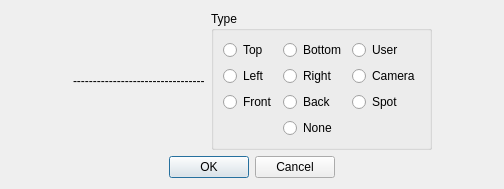
<?xml version="1.0" encoding="UTF-8"?>
<ui version="4.0">
 <class>Dialog</class>
 <widget class="QDialog" name="Dialog">
  <property name="geometry">
   <rect>
    <x>0</x>
    <y>0</y>
    <width>504</width>
    <height>184</height>
   </rect>
  </property>
  <property name="focusPolicy">
   <enum>Qt::StrongFocus</enum>
  </property>
  <property name="windowTitle">
   <string>Viewport Setup</string>
  </property>
  <layout class="QVBoxLayout" name="verticalLayout">
   <item>
    <layout class="QHBoxLayout" name="viewHorizontalLayout">
     <item>
      <spacer name="viewLeftHorizontalSpacer">
       <property name="orientation">
        <enum>Qt::Horizontal</enum>
       </property>
       <property name="sizeHint" stdset="0">
        <size>
         <width>58</width>
         <height>20</height>
        </size>
       </property>
      </spacer>
     </item>
     <item>
      <widget class="QLabel" name="viewLabel">
       <property name="text">
        <string>---------------------------------</string>
       </property>
      </widget>
     </item>
     <item>
      <widget class="QGroupBox" name="viewTypeGroupBox">
       <property name="title">
        <string>Type</string>
       </property>
       <layout class="QGridLayout" name="gridLayout">
        <item row="0" column="0">
         <widget class="QRadioButton" name="topRadioButton">
          <property name="text">
           <string>Top</string>
          </property>
         </widget>
        </item>
        <item row="0" column="1">
         <widget class="QRadioButton" name="bottomRadioButton">
          <property name="text">
           <string>Bottom</string>
          </property>
         </widget>
        </item>
        <item row="0" column="2">
         <widget class="QRadioButton" name="userRadioButton">
          <property name="text">
           <string>User</string>
          </property>
         </widget>
        </item>
        <item row="1" column="0">
         <widget class="QRadioButton" name="leftRadioButton">
          <property name="text">
           <string>Left</string>
          </property>
         </widget>
        </item>
        <item row="1" column="1">
         <widget class="QRadioButton" name="rightRadioButton">
          <property name="text">
           <string>Right</string>
          </property>
         </widget>
        </item>
        <item row="1" column="2">
         <widget class="QRadioButton" name="cameraRadioButton">
          <property name="text">
           <string>Camera</string>
          </property>
         </widget>
        </item>
        <item row="2" column="0">
         <widget class="QRadioButton" name="frontRadioButton">
          <property name="text">
           <string>Front</string>
          </property>
         </widget>
        </item>
        <item row="2" column="1">
         <widget class="QRadioButton" name="backRadioButton">
          <property name="text">
           <string>Back</string>
          </property>
         </widget>
        </item>
        <item row="2" column="2">
         <widget class="QRadioButton" name="spotRadioButton">
          <property name="text">
           <string>Spot</string>
          </property>
         </widget>
        </item>
        <item row="3" column="1">
         <widget class="QRadioButton" name="noneRadioButton">
          <property name="text">
           <string>None</string>
          </property>
         </widget>
        </item>
       </layout>
      </widget>
     </item>
     <item>
      <spacer name="viewRightHorizontalSpacer">
       <property name="orientation">
        <enum>Qt::Horizontal</enum>
       </property>
       <property name="sizeHint" stdset="0">
        <size>
         <width>58</width>
         <height>20</height>
        </size>
       </property>
      </spacer>
     </item>
    </layout>
   </item>
   <item>
    <layout class="QHBoxLayout" name="okCancelHorizontalLayout">
     <item>
      <spacer name="okCancelLeftHorizontalSpacer">
       <property name="orientation">
        <enum>Qt::Horizontal</enum>
       </property>
       <property name="sizeHint" stdset="0">
        <size>
         <width>138</width>
         <height>20</height>
        </size>
       </property>
      </spacer>
     </item>
     <item>
      <widget class="QDialogButtonBox" name="okCancelButtonBox">
       <property name="sizePolicy">
        <sizepolicy hsizetype="Fixed" vsizetype="Fixed">
         <horstretch>0</horstretch>
         <verstretch>0</verstretch>
        </sizepolicy>
       </property>
       <property name="standardButtons">
        <set>QDialogButtonBox::Cancel|QDialogButtonBox::Ok</set>
       </property>
      </widget>
     </item>
     <item>
      <spacer name="okCancelRightHorizontalSpacer">
       <property name="orientation">
        <enum>Qt::Horizontal</enum>
       </property>
       <property name="sizeHint" stdset="0">
        <size>
         <width>148</width>
         <height>20</height>
        </size>
       </property>
      </spacer>
     </item>
    </layout>
   </item>
  </layout>
 </widget>
 <tabstops>
  <tabstop>topRadioButton</tabstop>
  <tabstop>bottomRadioButton</tabstop>
  <tabstop>userRadioButton</tabstop>
  <tabstop>leftRadioButton</tabstop>
  <tabstop>rightRadioButton</tabstop>
  <tabstop>cameraRadioButton</tabstop>
  <tabstop>frontRadioButton</tabstop>
  <tabstop>backRadioButton</tabstop>
  <tabstop>spotRadioButton</tabstop>
  <tabstop>noneRadioButton</tabstop>
  <tabstop>okCancelButtonBox</tabstop>
 </tabstops>
 <resources>
  <include location="../lofter/resources/lofter.qrc"/>
 </resources>
 <connections/>
</ui>
